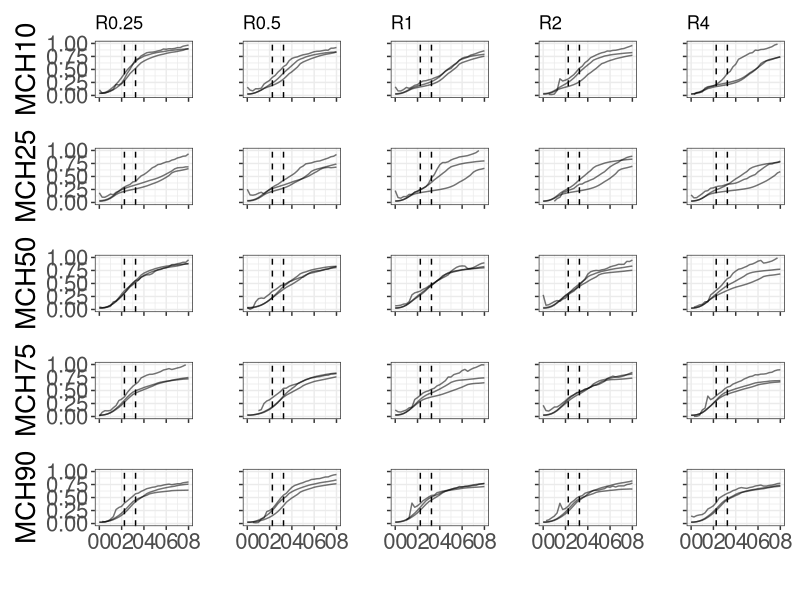
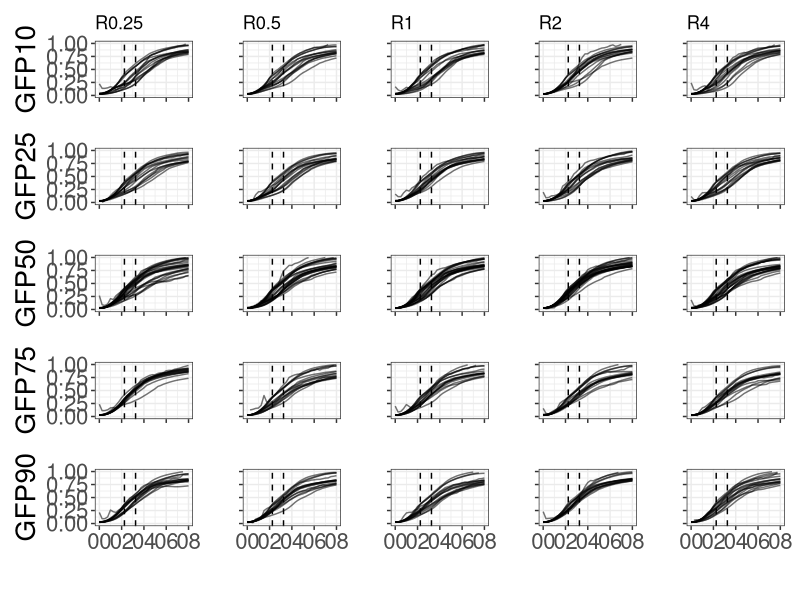
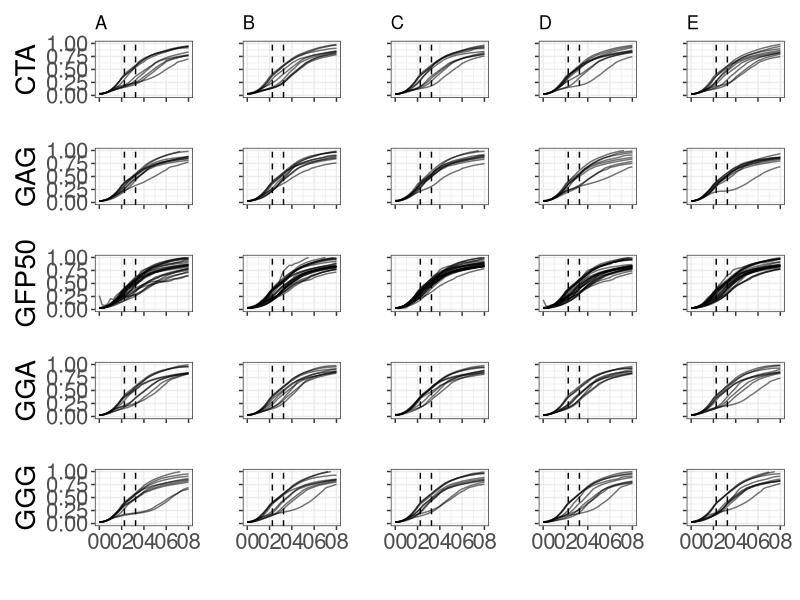
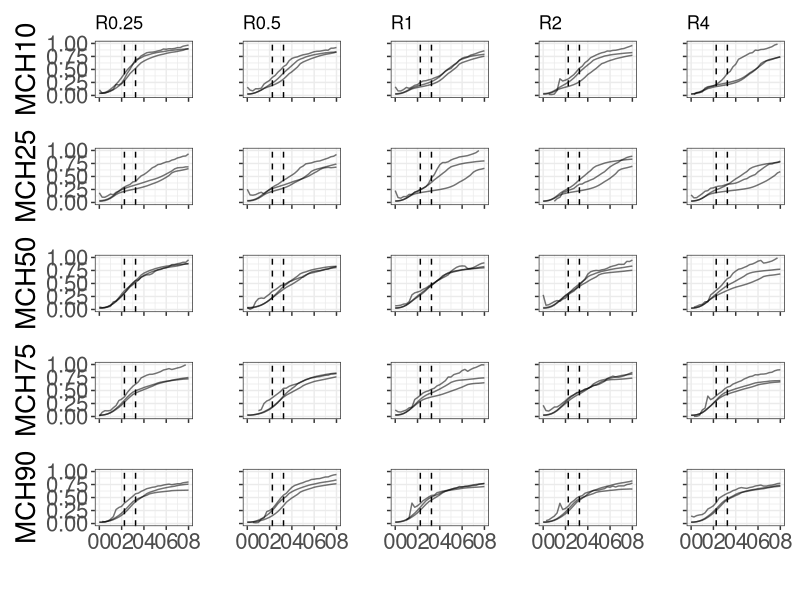
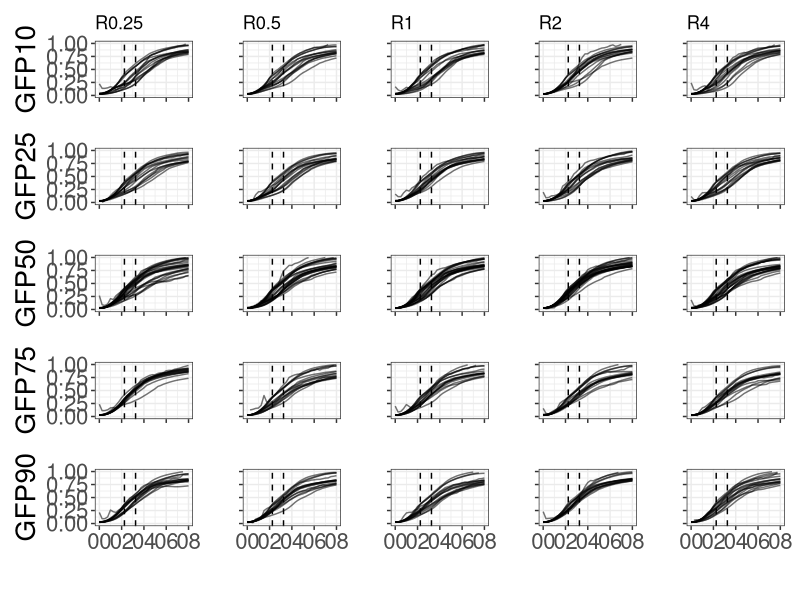
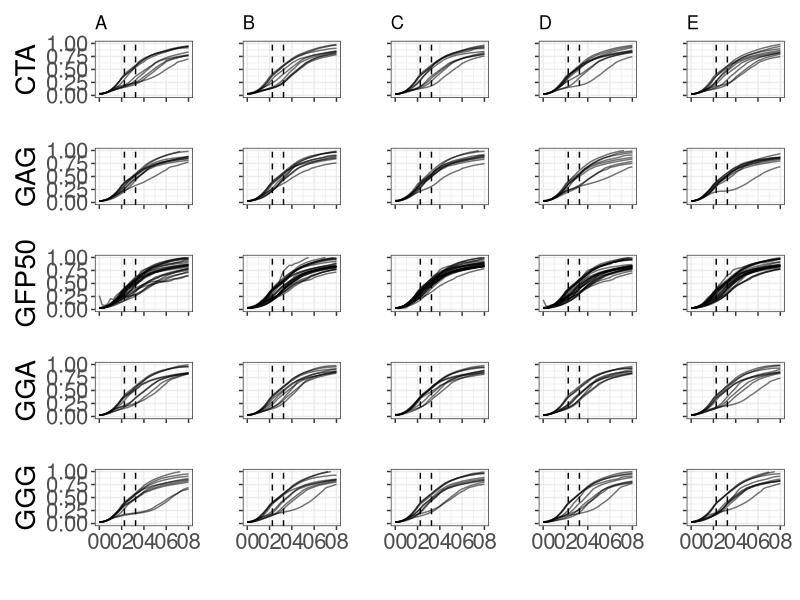

R code for these plots, in order:
# ----------------- Boilerplate
library(dplyr)
library(ggplot2)
library(patchwork)
library(slider)
library(data.table)
library(zoo)
library(tidyverse)
library(scales)

# ----------------- Plot logic
plot_growth <- function(df, strain_name){
  filtered_master <- df %>% filter(groupID %like% strain_name)
  return(ggplot() + 
           geom_line(data=filtered_master, aes(x = time, y = OD660, group=interaction(groupID, well), alpha = 0.05)) +
           scale_x_time(breaks = scales::breaks_width("2 hours"), labels=NULL, limits=c(0, 900*4*8)) +
           geom_vline(xintercept=t1, linetype='dashed') +
           geom_vline(xintercept=t3, linetype='dashed')  + theme_bw() +
           xlab("") + ylab("") + scale_y_continuous(limits = c(0, 1), labels=NULL) +
           theme(legend.position="none") + theme(axis.text=element_text(size=16), axis.title=element_text(size=20)))}


plot_grid <- function(df){
  unique_cds <- sort(unlist(unique(df['strain'])))
  unique_rbs <- sort(unlist(unique(df['rbs'])))
  
  subplots <- list()
  row_no <- 0
  for (cds in unique_cds){
    row_no <- row_no +1
    column_no <- 0
    for (rbs in unique_rbs){
      column_no <- column_no +1
      subplot <- plot_growth(df, paste(cds, rbs))
      if (row_no == 1){
        subplot <- subplot + ggtitle(rbs)
      }
      if (column_no == 1){
        subplot <- subplot + ylab(cds)+ scale_y_continuous(limits = c(0, 1))
      }
      if (row_no == length(unique_cds)){  # If == last row
        subplot <- subplot +scale_x_time(breaks = scales::breaks_width("2 hours"), limits=c(0, 900*4*8), labels=label_time(format = "%H")) 
      }
      
      subplots <- append(subplots, list(subplot))
    }
  }
  return (wrap_plots(subplots))
  
}

# ------------------- Generate
window_size = 4

# -- mCherry
mch_time_start <- 11700
t1 = mch_time_start-900*window_size
t3 = mch_time_start
shift_amnt = -3


df = read.csv("../processed_data/experimental_per_mcherry.csv")

grid <- plot_grid(df)
grid
ggsave('fluor_grid/per_mch_growth.png', grid, width = 9, height = 9)

# -- sfGFP
gfp_time_start <- 11700 
t1 = gfp_time_start-900*window_size
t3 = gfp_time_start
shift_amnt = 0

df = read.csv("../processed_data/experimental_per_gfp.csv")

grid <- plot_grid(df)
grid
ggsave('fluor_grid/per_gfp_growth.png', grid, width = 9, height = 9)

df = read.csv("../processed_data/experimental_sat_gfp.csv")

grid <- plot_grid(df)
grid
ggsave('fluor_grid/sat_gfp_growth.png', grid, width = 9, height = 9)
